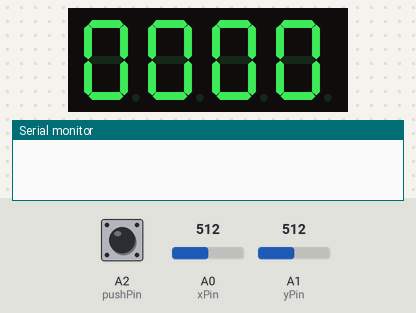
Bench run of a sketch on a simulated Arduino Uno, built with avr-gcc and run on an emulated ATmega328P. Shown: 4-digit seven-segment display, the last lines printed to the serial monitor. Wiring (inferred from the names in the program): 4-digit 7-segment display, segments lit when HIGH: segments pin 12, pin 8, pin 5, pin 3, pin 2, pin 11, pin 6, pin 4; digit selects pin 7, pin 9, pin 10, pin 13. The inputs (shaded band) are chosen by the test bench; at power-on: A2 (pushPin) HIGH, A1 (yPin) = 512, A0 (xPin) = 512. The segment pins are drawn as the display they are named for.

Above: at 1.2 s.
1.3 s: A2 (pushPin) pulled LOW for 0.15 s
2.9 s: A1 (yPin) set to 610
At 3.8 s:
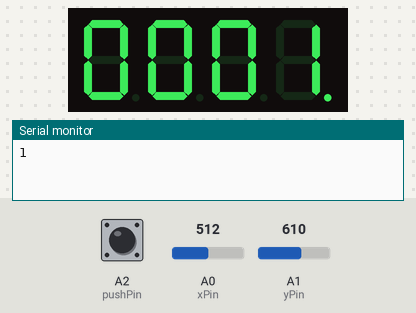
4.4 s: A2 (pushPin) pulled LOW for 1 s
At 5.21 s:
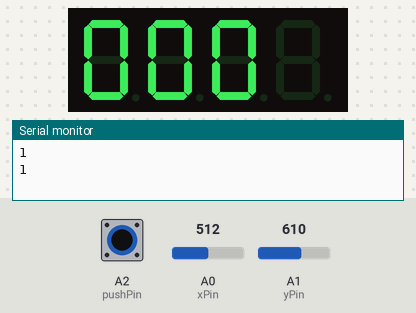
6.9 s: A0 (xPin) set to 610
At 7.7 s:
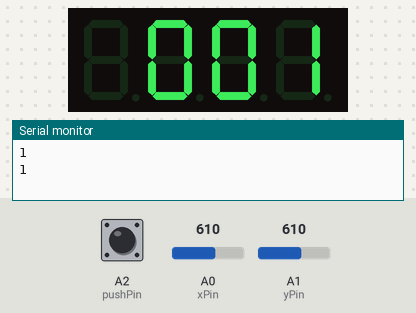
Timing chart, 0 to 9.9 s (numbered marks = the images above; inputs shaded):
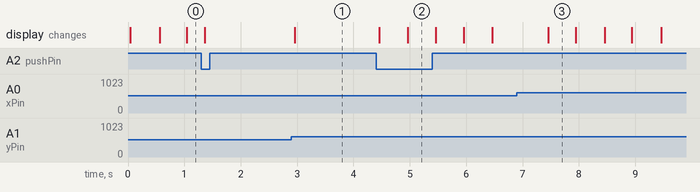

Measured:
- after the input at 2.9 s, the display: changes after 0.06 s (image 1)
- after the input at 4.4 s, the display: first changes after 0.06 s (image 2 shows a later state)
- after the input at 6.9 s, the display: changes after 0.56 s (image 3)
- what the display in image 3 shows lasts 0.4 s, from 7.5 s to 7.9 s

The sketch:

HW3_7segment_4digit_Joystick.ino
```cpp
// joystick
const int xPin = A0;
const int yPin = A1;
const int pushPin = A2;
int xValue, yValue;
int xValue_minTreshold = 400;
int yValue_minTreshold = 400;
int xValue_maxTreshold = 600;
int yValue_maxTreshold = 600;
bool pushValue;
bool joystick_moved = false;
int lastDebounce = 0;
bool lastPushValue;
int pushDebounceInterval = 10;

// 4 digit 7 segment display
const int pinA = 12;
const int pinB = 8;
const int pinC = 5;
const int pinD = 3;
const int pinE = 2;
const int pinF = 11;
const int pinG = 6;
const int pinDP = 4;
const int pinD1 = 7;
const int pinD2 = 9;
const int pinD3 = 10;
const int pinD4 = 13;
const int segSize = 8;
const int noOfDisplays = 4;
const int noOfDigits = 10;
bool dpState;

int segments[segSize] = {pinA, pinB, pinC, pinD, pinE, pinF, pinG, pinDP};
int digits[noOfDisplays] = {pinD1, pinD2, pinD3, pinD4};
int currentDigitsValues[noOfDisplays] = {0, 0, 0, 0};

int currentDigit = 0;
int flushInterval = 1;
int lastFlush = 0;
int selectedDigit = noOfDisplays;
int blinkingDigit = noOfDisplays - 1;
int blinkState = true;
int blinkInterval = 499 + flushInterval;
int lastBlink = 0;

byte digitMatrix[noOfDigits][segSize - 1] = {
//   a  b  c  d  e  f  g
  {1, 1, 1, 1, 1, 1, 0}, // 0
  {0, 1, 1, 0, 0, 0, 0}, // 1
  {1, 1, 0, 1, 1, 0, 1}, // 2
  {1, 1, 1, 1, 0, 0, 1}, // 3
  {0, 1, 1, 0, 0, 1, 1}, // 4
  {1, 0, 1, 1, 0, 1, 1}, // 5
  {1, 0, 1, 1, 1, 1, 1}, // 6
  {1, 1, 1, 0, 0, 0, 0}, // 7
  {1, 1, 1, 1, 1, 1, 1}, // 8
  {1, 1, 1, 1, 0, 1, 1}  // 9
};

void displayDigit(int num, byte digit, byte decimalPoint) {
  showDigit(num);
  for (int i = 0; i < segSize - 1; i++) {
    digitalWrite(segments[i], digitMatrix[digit][i]);
  }
  digitalWrite(segments[segSize - 1], decimalPoint);
}

void showDigit(int num) {
  for (int i = 0; i < noOfDisplays; i++) {
    digitalWrite(digits[i], HIGH);
  }
  digitalWrite(digits[num], LOW);
}

void clearDigit(int num) {
  showDigit(num);
  for (int i = 0; i < segSize; ++i) {
    digitalWrite(segments[i], LOW);
  }
}

void setup() {
  pinMode(pushPin, INPUT_PULLUP);
  for (int i = 0; i < segSize; i++) {
    pinMode(segments[i], OUTPUT);
  }
  for (int i = 0; i < noOfDisplays; i++) {
    pinMode(digits[i], OUTPUT);
  }
  Serial.begin(9600);
}

void loop() {
  // if no digit is selected, blink
  if (selectedDigit == noOfDisplays) {
    xValue = analogRead(xPin);
    if (xValue < xValue_minTreshold && joystick_moved == false) {       // move digit to the left and make it blink
      if (blinkingDigit > 0)
        blinkingDigit--;
      else
        blinkingDigit = noOfDisplays - 1;
      blinkState = true;
      lastBlink = millis();
      joystick_moved = true;
    }
    if (xValue > xValue_maxTreshold&& joystick_moved == false) {       // move digit to the right and make it blink
      if (blinkingDigit < noOfDisplays - 1)
        blinkingDigit++;
      else
        blinkingDigit = 0;
      blinkState = true;
      lastBlink = millis();
      joystick_moved = true;
    }
    if (xValue >= xValue_minTreshold && xValue <= xValue_maxTreshold) // joystick is in neutral position
      joystick_moved = false;
    if (millis() - lastBlink >= blinkInterval) {                      // update blink info based on time elapsed since last update
      lastBlink = millis();
      blinkState = !blinkState;
      //Serial.println("Blink at " + String(millis()));
    }
    if (millis() - lastFlush >= flushInterval) {                      // use the old digit before trying to update it
      if (currentDigit == blinkingDigit && blinkState == false)
        clearDigit(currentDigit);
      else
        displayDigit(currentDigit, currentDigitsValues[currentDigit], false);
      lastFlush = millis();
      if (currentDigit == noOfDisplays - 1)
        currentDigit = 0;
      else
        currentDigit++;
    }
  }
   // a digit was selected
  else {
    yValue = analogRead(yPin);
    if (yValue < yValue_minTreshold && joystick_moved == false) {     // decrease value
      if (currentDigitsValues[selectedDigit] > 0)
        currentDigitsValues[selectedDigit]--;
      else
        currentDigitsValues[selectedDigit] = noOfDigits - 1;
      joystick_moved = true;
    }
    if (yValue > yValue_maxTreshold&& joystick_moved == false) {     // incresease value
      if (currentDigitsValues[selectedDigit] < noOfDigits - 1)
        currentDigitsValues[selectedDigit]++;
      else
        currentDigitsValues[selectedDigit] = 0;
      joystick_moved = true;
    }
    if (yValue >= yValue_minTreshold && yValue <= yValue_maxTreshold) // joystick is in neutral position
      joystick_moved = false;
    if (millis() - lastFlush >= flushInterval) {                      // use the old digit before trying to update i
      if (currentDigit == selectedDigit)
        displayDigit(currentDigit, currentDigitsValues[currentDigit], true);
      else
        displayDigit(currentDigit, currentDigitsValues[currentDigit], false);
      lastFlush = millis();
      if (currentDigit == noOfDisplays - 1)
        currentDigit = 0;
      else
        currentDigit++;
    }
  }
  if(millis() - lastDebounce >= pushDebounceInterval) {
    lastDebounce = millis();
    pushValue = !digitalRead(pushPin);
    if (pushValue != lastPushValue) {                             // if the joystick was pushed
      if (pushValue == true) {
        Serial.println(pushValue);
        if (selectedDigit == noOfDisplays) {                      // if there is no digit selected it remains with the old one (the blinking one)
          selectedDigit = blinkingDigit;
          blinkingDigit = noOfDisplays;
        }
        else {                                                    // else update new digit value
          blinkingDigit = selectedDigit;
          selectedDigit = noOfDisplays;
          blinkState = true;
          lastBlink = millis();
        }
      }
    lastPushValue = pushValue;
    }
  }
}
```
